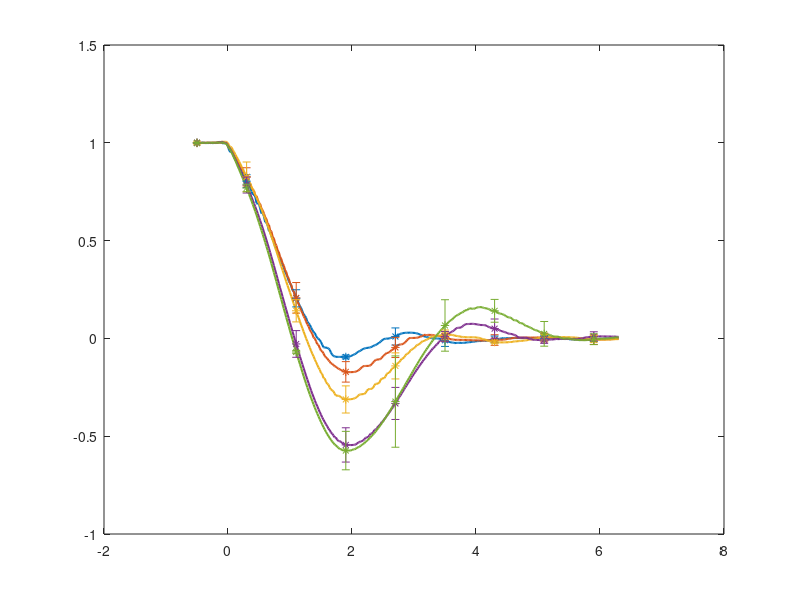

Write the MATLAB code that produced this figure. (Note: this script raises an error after producing the figure.)
%%%%%%%%%%%%%%%%%%%%%%%%%%%%%%%%%%%%%%%%%%%%%%%%%%%%%%%%%%%%%%%%%%%%%%%%%%
%%%%                        Flap Decay                               %%%%
%%%%%%%%%%%%%%%%%%%%%%%%%%%%%%%%%%%%%%%%%%%%%%%%%%%%%%%%%%%%%%%%%%%%%%%%%%
clear all; close all; clc;

load('flapDecayCase.mat')
load ./exp/Flap1Decay_norm_postp_mean.mat

%% Plot Exp and WS Data

figure;

%EXP
for i=1:5
    plot(T_mean(i).t_corrected,T_mean(i).y_norm,'-','LineWidth',1.5);hold on
end
set(gca,'ColorOrderIndex',1)
set(gcf, 'Color', 'w');
for i = 1:5
    for j=1:9
        ind(j)= find(T_mean(i).t_corrected==T_mean(i).t_error_bar(j));
    end
    errorbar(T_mean(i).t_error_bar,T_mean(i).y_norm(ind(:)),T_mean(i).error_bar_norm,'*'); hold on;
end

theta = [5,7,10,15,20];
%NonLinear WS
hold on
set(gca,'ColorOrderIndex',1)
set(gcf, 'Color', 'w');
for i = 1:length(mcr.cases)
    load(['./flapDecay_nonlinear/flapDecayCase_',num2str(mcr.cases(i),'%2g'),'deg/FOSWEC_flapPitch_matlabWorkspace.mat']) 
    plot(output.bodies(2).time,output.bodies(2).position(:,5)*180/pi/theta(i),'-.','LineWidth',1.5);   
    hold on
end

%Linear WS
hold on
set(gca,'ColorOrderIndex',1)
set(gcf, 'Color', 'w');
for i = 1:length(mcr.cases)
    load(['./flapDecay_linear/flapDecayCase_',num2str(mcr.cases(i),'%2g'),'deg/FOSWEC_flapPitch_matlabWorkspace.mat']) 
    plot(output.bodies(2).time,output.bodies(2).position(:,5)*180/pi/theta(i),':','LineWidth',1.5);   
    hold on
end

xlabel('t [s]')
ylabel('\theta/\theta_o')
xlim([-0.5 6.25])
% ylim([-15 20]);
for i = 1:length(theta)
    leg{i} = ['\theta_0 = ' num2str(theta(i),3) '^o'];
end
legend(leg,'location','northeast')
% title('Exp WS Flap Decay (All)')
title(['Flap Decay Exp, NonLinear, Linear (cd ',num2str(body(2).viscDrag.cd(5),'%2g'),', c ',num2str(body(2).linearDamping(5),'%2g'),')'])

savefig('flapPitch_Exp_WS_All_norm.fig')

%% Old Figs

%% Plot WEC-Sim

% figure; 
% for i = 1:length(mcr.cases)
%     load(['./flapDecayCase_',num2str(mcr.cases(i),'%2g'),'deg/FOSWEC_flapPitch_matlabWorkspace.mat']) 
%     plot(output.bodies(2).time,output.bodies(2).position(:,5)*180/pi);   
%     hold on
% end
% 
% title(['WEC-Sim Flap Decay (cd ',num2str(body(2).viscDrag.cd(5),'%2g'),', c ',num2str(body(2).linearDamping(5),'%2g'),')'])
% xlabel('Time (s)')
% ylabel('Displacement (deg)')
% xlim([0 8]);
% ylim([-15 20]);
% legend('5deg','7deg','10deg','15deg','20deg')
% grid on
% 
% savefig('flapPitch_WS.fig')


%% Plot Exp and WS Data

% figure;
% for i=1:5
%     plot(T_mean(i).t_corrected,T_mean(i).y,'--','LineWidth',1.5);hold on
% end
% 
% set(gca,'ColorOrderIndex',1)
% set(gcf, 'Color', 'w');
% 
% for i = 1:5
%     for j=1:9
%         ind(j)= find(T_mean(i).t_corrected==T_mean(i).t_error_bar(j));
%     end
%     errorbar(T_mean(i).t_error_bar,T_mean(i).y(ind(:)),T_mean(i).error_bar,'*'); hold on;
% end
% 
% xlabel('t [s]')
% ylabel('\theta/\theta_o')
% xlim([-0.5 6.25])
% ylim([-15 20]);
% delta_theta = [5,7,10,15,20];
% for i = 1:length(delta_theta)
%     leg{i} = ['\theta_0 = ' num2str(delta_theta(i),3) '^o'];
% end
% legend(leg,'location','northeast')
% title('Exp Flap Decay')
% 
% savefig('flapPitch_Exp.fig')
% 
% hold on
% set(gca,'ColorOrderIndex',1)
% set(gcf, 'Color', 'w');
% 
% for i = 1:length(mcr.cases)
%     load(['./flapDecayCase_',num2str(mcr.cases(i),'%2g'),'deg/FOSWEC_flapPitch_matlabWorkspace.mat']) 
%     plot(output.bodies(2).time,output.bodies(2).position(:,5)*180/pi,'LineWidth',1.5);   
%     hold on
% end
% 
% savefig('flapPitch_Exp_WS.fig')


%% Plot AQWA
% 
% load('./AQWA/AQWAFlapPitchLinearHydrostaticFreeDecay.mat') 
% 
% Damp = [10];
% Ang = [5,10,15];
% figure; 
% plot(time,-Flap1pitch(:,7));hold on;
% plot(time,-Flap1pitch(:,8));hold on; 
% plot(time,-Flap1pitch(:,9))
% 
% title('AQWA Flap Decay (c 10)')
% xlabel('Time (s)')
% ylabel('Displacement (deg)')
% xlim([0 8]);
% ylim([-15 20]);
% legend('5deg','10deg','15deg')
% grid on
% 
% savefig('flapPitchAQWA.fig')


%% Compare Exp to WS

% open ./exp/Flap1Decay_mean.fig
% % set(findall(gca, 'Type', 'Line'),'LineStyle',':');
% % % test = findall(gca, 'Type', 'Line');
% % % for i=1:5
% % %     test(i).LineStyle = ':';
% % % end
% 
% hold on
% 
% for i = 1:length(mcr.cases)
%     load(['./flapDecayCase_',num2str(mcr.cases(i),'%2g'),'deg/FOSWEC_flapPitch_matlabWorkspace.mat']) 
%     plot(output.bodies(2).time,output.bodies(2).position(:,5)*180/pi,'k-');   
%     hold on
% end
% % hold on
% % plot(time,-Flap1pitch(:,7),'--');hold on;
% % plot(time,-Flap1pitch(:,8),'--');hold on; 
% % plot(time,-Flap1pitch(:,9),'--')
% 
% legend('5deg','7deg','10deg','15deg','20deg','5deg','7deg','10deg','15deg','20deg','5deg','10deg','15deg')


%% Compare WS and AQWA

% figure(); 
% for i = 1:length(mcr.cases)
%     load(['./flapDecayCase_',num2str(mcr.cases(i),'%2g'),'deg/FOSWEC_flapPitch_matlabWorkspace.mat']) 
%     plot(output.bodies(2).time,output.bodies(2).position(:,5)*180/pi);   
%     hold on
% end
% hold on
% plot(time,-Flap1pitch(:,7),'--');hold on;
% plot(time,-Flap1pitch(:,8),'--');hold on; 
% plot(time,-Flap1pitch(:,9),'--')
% 
% title(['WEC-Sim Flap Decay (cd ',num2str(body(2).viscDrag.cd(5),'%2g'),', c ',num2str(body(2).linearDamping(5),'%2g'),')'])
% xlabel('Time (s)')
% ylabel('Displacement (deg)')
% xlim([0 8]);
% ylim([-15 20]);
% legend('5deg','7deg','10deg','15deg','20deg','5deg','10deg','15deg')
% grid on
% 
% savefig('flapPitch_WS_AQWA.fig')